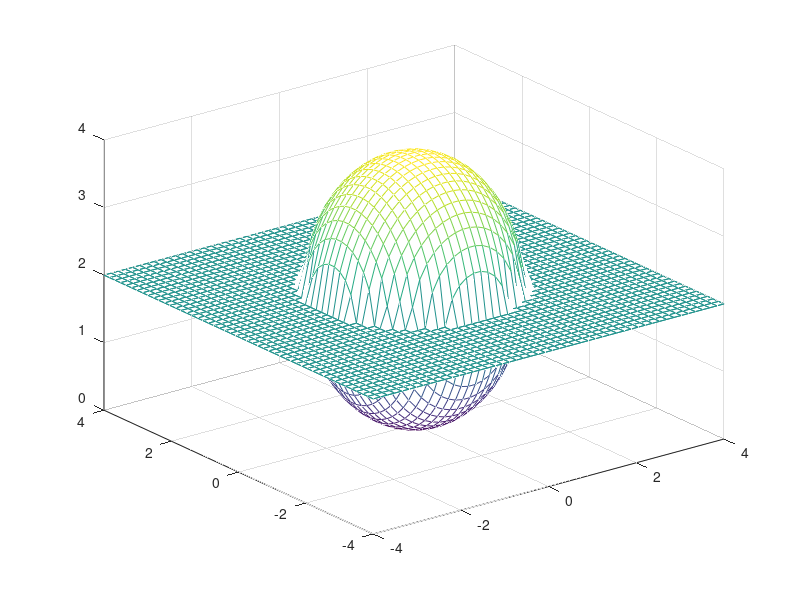
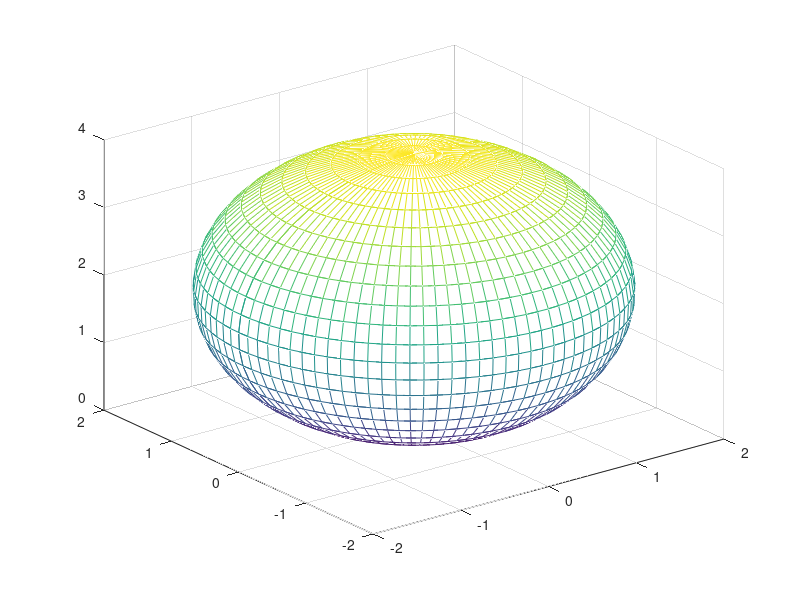

Write MATLAB code to recreate these figures, in order.
%% coordenadas rectangulares
x = linspace(-4,4,50);
y = linspace(-4,4,50);

[x,y] = meshgrid(x,y);

z1 = 2 + real(sqrt(4 - x.^2 -y.^2));
z2 = 2 - real(sqrt(4 - x.^2 -y.^2));

mesh(x, y, z1);
hold on
mesh(x, y, z2);


%% Coordenada esfericas
figure
phi = linspace(0,pi,50);
theta = linspace(0, 2*pi,50);

[phi, theta] = meshgrid(phi,theta);

rho = 4.*cos(phi);

x = rho.*sin(phi).*cos(theta);
y = rho.*sin(phi).*sin(theta);
z = rho.*cos(phi);

mesh(x,y,z);



